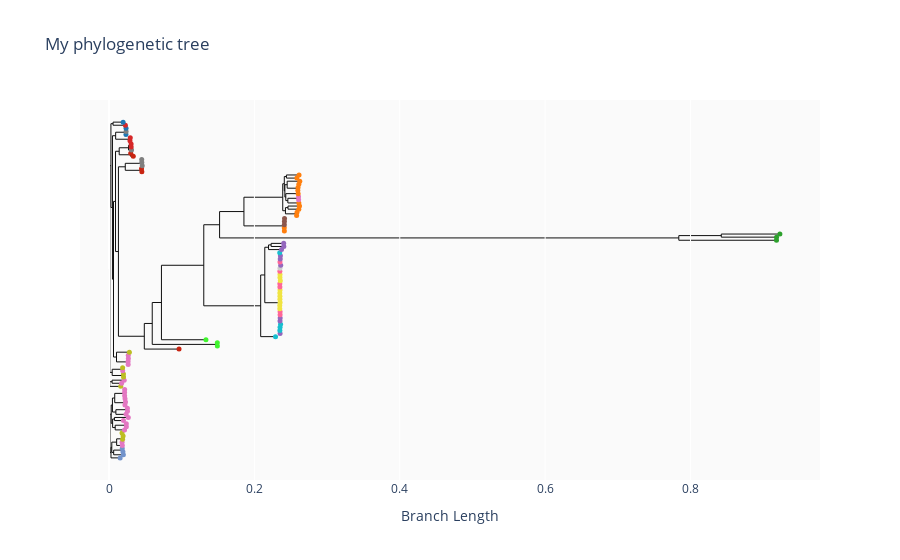

This figure's notebook cell:
### Markdown cell above
Load phylogenetic tree and generate a plot

### Code cell
tree = Phylo.read("data/tree.nwk", "newick")
print(tree)
Phylo.draw(tree)
